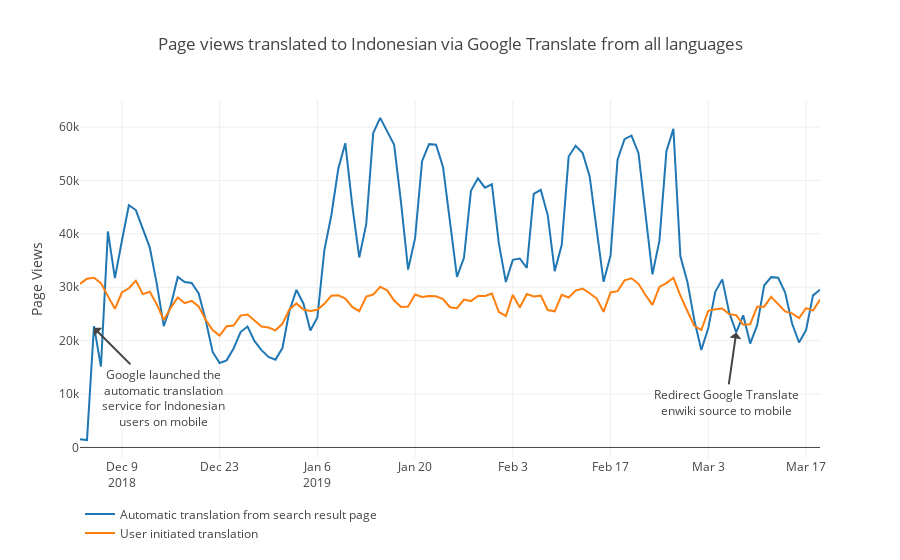

The cell this chart's notebook holds for it:
### Code cell
pageviews_id = pageviews[pageviews.is_id].pivot(index='date',columns='initiation_method',values='pageviews')
fig = {
    'data': [{
    'x': pageviews_id.index,
    'y': pageviews_id[col],
    'name': col
    }  for col in pageviews_id.columns],
    'layout': {
        'yaxis': {'title': "Page Views"},
        'title': {'text': 'Page views translated to Indonesian via Google Translate from all languages'},
        'legend': {'x': 0, 'y': -0.25},
        'hoverlabel': {'namelength' : -1},
        'annotations': [{'x':'2018-12-05', 'y':22397, 'text':'Google launched the<br>automatic translation<br>service for Indonesian<br>users on mobile',
                        'ax': 70, 'ay': 70},
                        {'x':'2019-03-07', 'y':21552, 'text':'Redirect Google Translate<br>enwiki source to mobile',
                         'ax': -10, 'ay': 70}]
    }
}
plotly.offline.iplot(fig)
